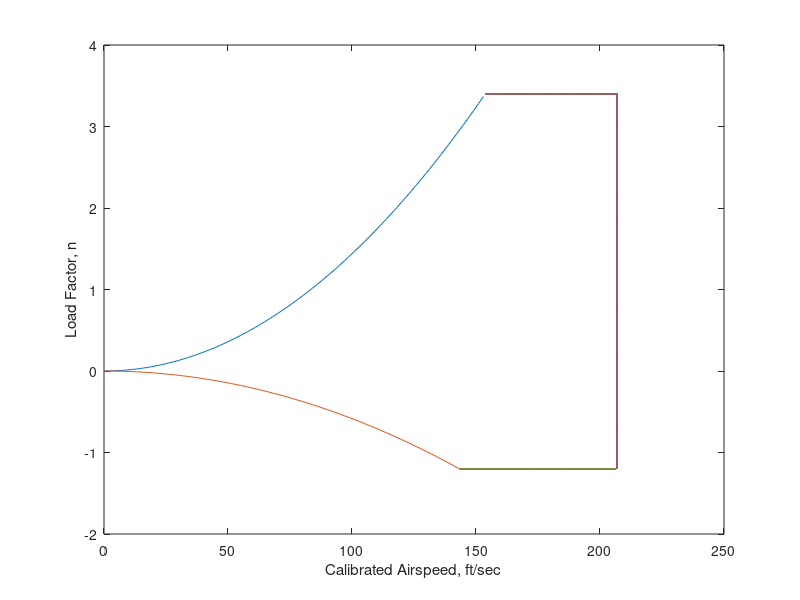

MATLAB code to generate this figure:
% Define the Variables %
S=174;          %ft^2%
AR=7.44;
l=.687;
nmax=3.4;
nmin=-1.2;
CLpos=1.6;
CLneg=-.65;
p=.002377;      %slugs/ft^3%
W=2300;      %slug*ft/s^2%
 
% Define Equations %
V1=((nmax*2*W)/(CLpos*p*S))^(1/2)
V2=((nmin*2*W)/(CLneg*p*S))^(1/2)
Vpos=[0:V1];
Vneg=[0:V2];
q=50.8;
n1=(CLpos*p*S*Vpos.^2)/(2*W);
n2=(CLneg*p*S*Vneg.^2)/(2*W);
Vmax=((2*q)/p)^(1/2)
 
 
% Plotting Vn diagram %
plot(Vpos, n1)
hold on
plot(Vneg, n2)
plot([V1:.5:Vmax],nmax*ones(length([V1:.5:Vmax])))
plot([V2:.5:Vmax],nmin*ones(length([V2:.5:Vmax])))
plot(Vmax*ones(length([nmin:.01:nmax])),[nmin:.01:nmax])
 
 
% Labeling Vn Diagram %
% gtext ('Positive Stall Limit')
% gtext ('Negative Stall Limit')
% gtext ('Positive Structural Limit')
% gtext ('Negative Structural Limit')
xlabel ('Calibrated Airspeed, ft/sec')
ylabel ('Load Factor, n')
